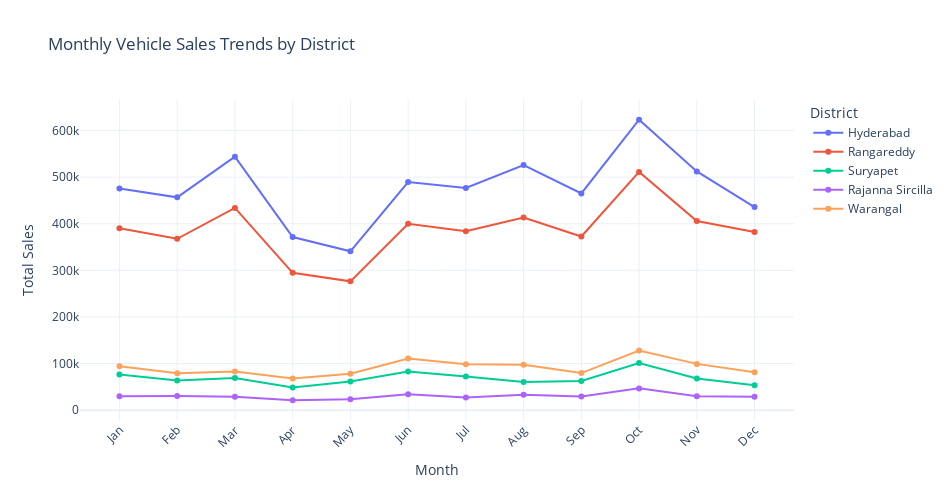

The cell this chart's notebook holds for it:
### Code cell
import plotly.graph_objects as go

# Define sample districts
sample_districts = ['Hyderabad', 'Rangareddy', 'Suryapet', 'Rajanna Sircilla', 'Warangal']

# Create a line chart
fig = go.Figure()

for district in sample_districts:
    fig.add_trace(go.Scatter(
        x=pivot_sales.index,
        y=pivot_sales[district],
        mode='lines+markers',
        name=district
    ))

# Customize layout
fig.update_layout(
    title='Monthly Vehicle Sales Trends by District',
    xaxis_title='Month',
    yaxis_title='Total Sales',
    xaxis_tickangle=-45,
    height=500,
    width=950,
    legend_title='District',
    template='plotly_white'
)

fig.show()

### Figure 1 — Plotly figure (JSON) as saved in the notebook; plotly's stock layout.template omitted (floating-point values rounded to 4 significant figures)
{"data": [{"mode": "lines+markers", "name": "Hyderabad", "type": "scatter", "x": ["Jan", "Feb", "Mar", "Apr", "May", "Jun", "Jul", "Aug", "Sep", "Oct", "Nov", "Dec"], "y": [475436, 456650, 543977, 371592, 340888, 489414, 476754, 526102, 465188, 623220, 512270, 435808]}, {"mode": "lines+markers", "name": "Rangareddy", "type": "scatter", "x": ["Jan", "Feb", "Mar", "Apr", "May", "Jun", "Jul", "Aug", "Sep", "Oct", "Nov", "Dec"], "y": [390268, 367691, 433957, 294695, 276422, 399914, 383791, 413498, 372596, 511267, 405866, 382438]}, {"mode": "lines+markers", "name": "Suryapet", "type": "scatter", "x": ["Jan", "Feb", "Mar", "Apr", "May", "Jun", "Jul", "Aug", "Sep", "Oct", "Nov", "Dec"], "y": [76516, 63845, 68855, 48363, 61528, 82942, 72294, 60278, 62793, 101105, 67949, 53519]}, {"mode": "lines+markers", "name": "Rajanna Sircilla", "type": "scatter", "x": ["Jan", "Feb", "Mar", "Apr", "May", "Jun", "Jul", "Aug", "Sep", "Oct", "Nov", "Dec"], "y": [29880, 30575, 28705, 21230, 23415, 34115, 27279, 32865, 29070, 46700, 29984, 28560]}, {"mode": "lines+markers", "name": "Warangal", "type": "scatter", "x": ["Jan", "Feb", "Mar", "Apr", "May", "Jun", "Jul", "Aug", "Sep", "Oct", "Nov", "Dec"], "y": [94420, 79107, 82887, 67946, 78349, 110603, 98743, 97271, 79516, 127864, 99278, 81276]}], "layout": {"height": 500, "legend": {"title": {"text": "District"}}, "title": {"text": "Monthly Vehicle Sales Trends by District"}, "width": 950, "xaxis": {"autorange": true, "range": [-0.6842, 11.68], "tickangle": -45, "title": {"text": "Month"}, "type": "category"}, "yaxis": {"autorange": true, "range": [-21160.0, 665600.0], "title": {"text": "Total Sales"}, "type": "linear"}}}
